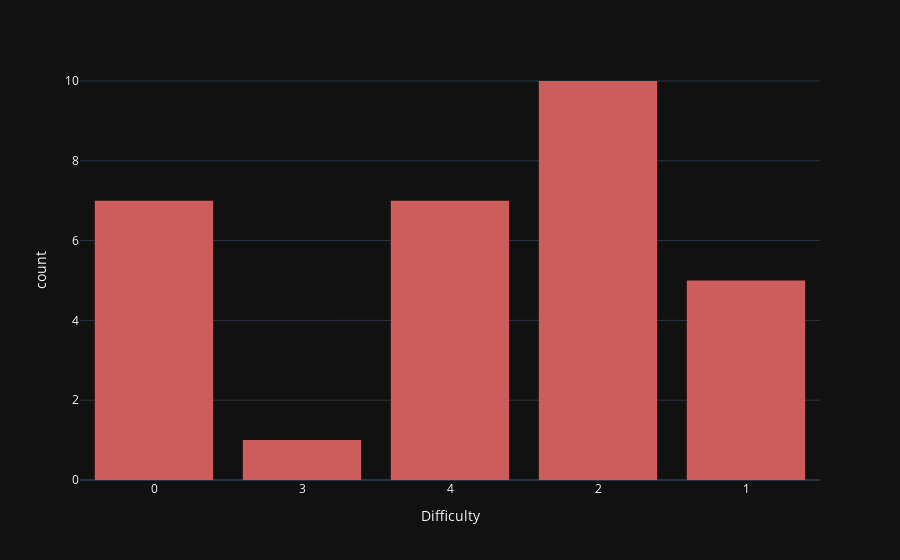

The code cell stored with this chart in its notebook:
### Code cell
px.histogram(df , x = "Difficulty", color_discrete_sequence=['indianred'], template = "plotly_dark")

### Figure 1 — Plotly figure (JSON) as saved in the notebook; plotly's stock layout.template omitted (floating-point values rounded to 4 significant figures)
{"data": [{"alignmentgroup": "True", "bingroup": "x", "hovertemplate": "Difficulty=%{x}<br>count=%{y}<extra></extra>", "legendgroup": "", "marker": {"color": "indianred", "pattern": {"shape": ""}}, "name": "", "offsetgroup": "", "orientation": "v", "showlegend": false, "type": "histogram", "x": ["0", "3", "4", "2", "2", "4", "4", "0", "2", "0", "4", "4", "1", "2", "4", "2", "1", "0", "2", "2", "1", "2", "2", "1", "4", "2", "1", "0", "0", "0"], "xaxis": "x", "yaxis": "y"}], "layout": {"barmode": "relative", "legend": {"tracegroupgap": 0}, "margin": {"t": 60}, "xaxis": {"anchor": "y", "domain": [0, 1], "title": {"text": "Difficulty"}}, "yaxis": {"anchor": "x", "domain": [0, 1], "title": {"text": "count"}}}}
